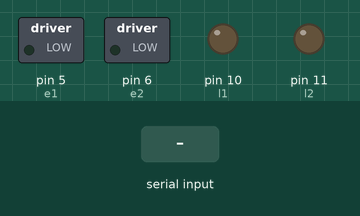
Simulated run of this sketch. Board: Arduino Uno, built with avr-gcc and run on an emulated ATmega328P. On the bench: switched loads named in the sketch (green lamp = pin HIGH), output pins drawn as LEDs (lit = HIGH). The test bench sets the inputs (shaded band). Pins used as bus, display or sensor lines are not drawn.

Above: at 1.2 s.
1.3 s: byte 1 (1) received over Serial
At 1.9 s:
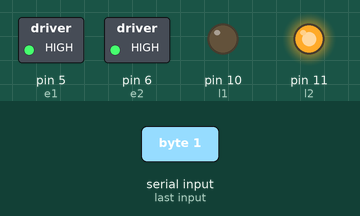
2.8 s: byte 3 (3) received over Serial
At 3.1 s:
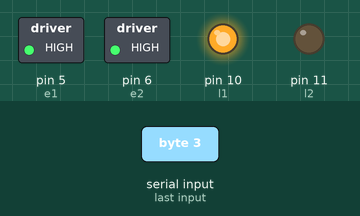
4.3 s: byte 0 (0) received over Serial
At 5.4 s:
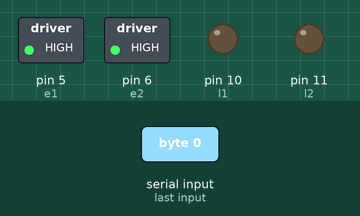
Timing chart, 0 to 7.3 s (numbered marks = the images above; inputs shaded):
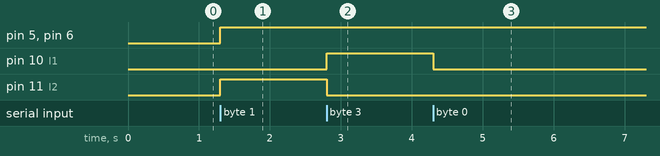

Measured:
- after the input at 1.3 s, pin 5 (e1), pin 6 (e2), pin 11 (l2): LOW → HIGH at once
- after the input at 2.8 s, pin 10 (l1): LOW → HIGH at once; pin 11 (l2): HIGH → LOW at once
- after the input at 4.3 s, pin 10 (l1): HIGH → LOW at once

The sketch:

main.ino
```cpp
char serial;
const int r1=8,r2=9,l1=10,l2=11,e1=5,e2=6;

void setup() {
  Serial.begin(9600);
  pinMode(e1,OUTPUT);
  pinMode(e2,OUTPUT);
  pinMode(r1,OUTPUT);   //right motors forward
  pinMode(r2,OUTPUT);   //right motors reverse
  pinMode(l1,OUTPUT);   //left motors forward
  pinMode(l2,OUTPUT);   //left motors reverse
}

void loop() {
  if(Serial.available()){
    serial = Serial.read();
  }

  if(serial == 1){            //move forward

    digitalWrite(e1,HIGH);
    digitalWrite(e2,HIGH);
    digitalWrite(r1,LOW);
    digitalWrite(r2,HIGH);
    digitalWrite(l1,LOW);
    digitalWrite(l2,HIGH);
  }

  else if(serial == 3){      //move reverse
    digitalWrite(e1,HIGH);
    digitalWrite(r2,HIGH);
    digitalWrite(r1,HIGH);
    digitalWrite(r2,LOW);
    digitalWrite(l1,HIGH);
    digitalWrite(l2,LOW);
  }

  else if(serial == 2){      //turn right
    digitalWrite(e1,HIGH);
    digitalWrite(r1,HIGH);
    digitalWrite(r2,LOW);
    digitalWrite(l1,LOW);
    digitalWrite(l2,HIGH);

  }

  else if(serial == 4){      //turn left
    digitalWrite(e2,HIGH);
    digitalWrite(r1,LOW);
    digitalWrite(r2,HIGH);
    digitalWrite(l1,HIGH);
    digitalWrite(l2,LOW);
  }

  else if(serial== 0){      //STOP (all motors stop)
    digitalWrite(r1,LOW);
    digitalWrite(r2,LOW);
    digitalWrite(l1,LOW);
    digitalWrite(l2,LOW);
  }
}
```
